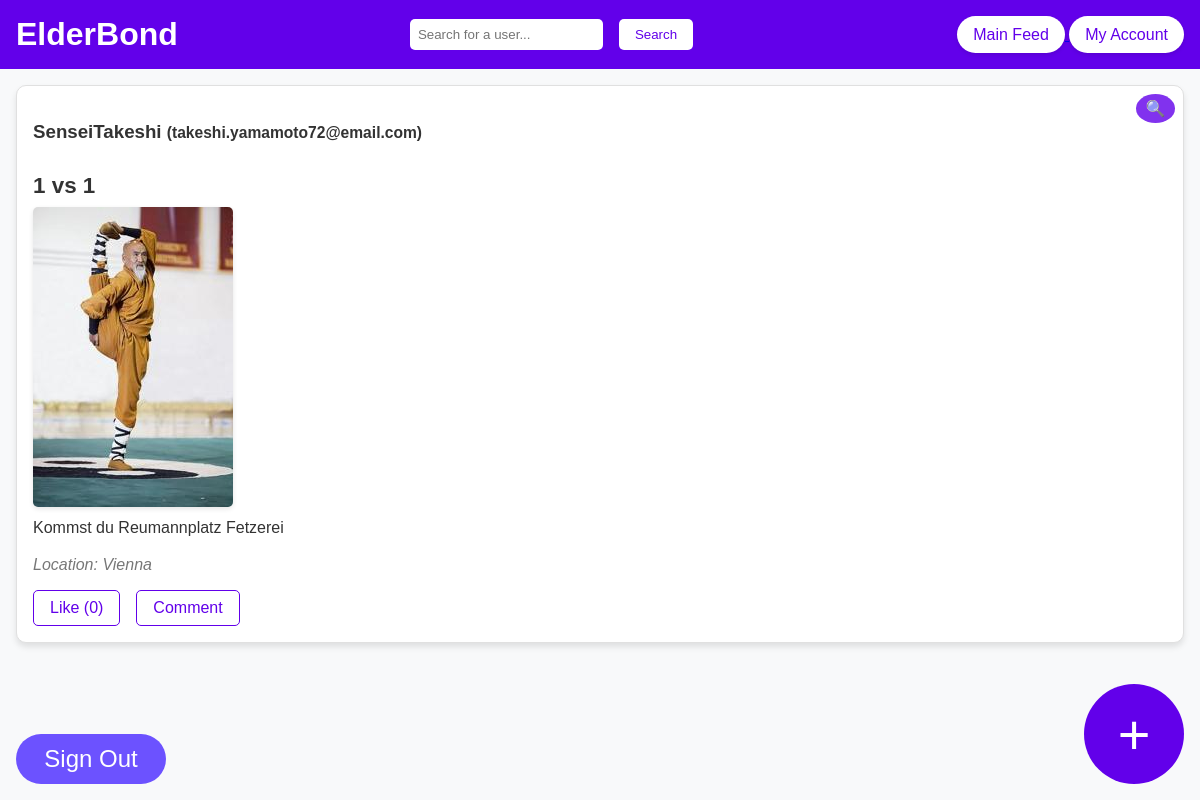
Screenshot of /account (signed in) with the database file from the repository.
### tables this page shows
CREATE TABLE UserTable (
                id INTEGER PRIMARY KEY AUTOINCREMENT,
                username TEXT UNIQUE NOT NULL,
                email TEXT UNIQUE NOT NULL,
                password TEXT NOT NULL
            );

CREATE TABLE ContentTable (
                id INTEGER PRIMARY KEY AUTOINCREMENT,
                user_id INTEGER NOT NULL,
                title TEXT NOT NULL,
                text TEXT,
                image TEXT,
                location TEXT,
                reduced_image TEXT,
                time TIMESTAMP DEFAULT CURRENT_TIMESTAMP,
                FOREIGN KEY (user_id) REFERENCES UserTable (id)
            );

### ElderBond.py (the view)
@app.route('/account', methods=['GET'])
def user_account():
    if "user_id" in session:
        user_id = session['user_id']
        user_content = db.get_content_by_user(user_id)
        user = db.get_user_by_id(user_id)
        return render_template('user_posts.html', content=user_content, logged_in=True, user=user)
    else:
        flash("You must be logged in to view your profile.")
        return redirect(url_for('login'))

### DataBase.py (called while the page is built)
    def get_user_by_id(self, user_id):
        conn = sqlite3.connect(self.db_name)
        cursor = conn.cursor()
        cursor.execute("SELECT * FROM UserTable WHERE id = ?", (user_id,))
        user = cursor.fetchone()
        conn.close()
        return user

    def get_content_by_user(self, user_id):
        conn = sqlite3.connect(self.db_name)
        cursor = conn.cursor()
        cursor.execute('''
            SELECT * FROM ContentTable WHERE user_id = ?
        ''', (user_id,))
        rows = cursor.fetchall()
        conn.close()
        return rows

### templates/user_posts.html (shortened to what this page needs)
<!DOCTYPE html>
<html lang="de">
<head>
</head>
<body>
    <div class="container">
        <header>
            <h1>ElderBond</h1>
            <form class="search-bar" action="/search_user" method="POST">
                <input type="text" name="username" placeholder="Search for a user..." required>
                <button type="submit">Search</button>
            </form>
            <div class="button-group">
                <a href="{{ url_for('home') }}">
                    <button class="feed-button">Main Feed</button>
                </a>
                <a href="{{ url_for('user_account') }}">
                    <button class="account-button">My Account</button>
                </a>
            </div>
        </header>
        <main>
            <div class="user-posts">
               {% for post in content %}
                    {% if post[1] == user[0] %}
                    <div class="post">
                      <h3>{{ user[1] }} <small>({{ user[2] }})</small></h3>
                        <h4>{{ post[2] }}</h4>
                        {% if post[6] %}
                            <div class="image-container">
                                <img src="{{ url_for('static', filename=post[6]) }}" alt="Image">
                                <button class="view-full-size" onclick="showFullSize('{{ url_for('static', filename=post[6]) }}')">🔍</button>
                            </div>
                        {% endif %}
                        <p>{{ post[3] }}</p>
                        <em>Location: {{ post[5] }}</em>
                        <div class="post-actions">
                            <button class="like-button" onclick="toggleLike(this)">
                                Like (<span class="like-count">0</span>)
                            </button>
                            <button class="comment-button">Comment</button>
                        </div>
                    </div>
                    {% endif %}
                    {% endfor %}
                </div>
        </main>
<div class="floating-buttons">
            <button class="add-post" onclick="openPostModal()">+</button>
        </div>
        <form action="{{ url_for('logout') }}" method="POST">
                <button class="sign-out">Sign Out</button>
            </form>
        </div>
</body>
</html>

### templates/user_posts.html (style rules this page uses)
body { font-family: Arial, sans-serif; margin: 0; padding: 0; background-color: #f8f9fa; color: #333; }
.container { display: flex; flex-direction: column; height: 100vh; }
header { background-color: #6200ea; color: #fff; padding: 1rem; display: flex; justify-content: space-between; align-items: center; }
header h1 { margin: 0; }
.search-bar { display: flex; gap: 1rem; margin-right: 2rem; }
.search-bar input { padding: 0.5rem; border: none; border-radius: 5px; }
.search-bar button { padding: 0.5rem 1rem; border: none; border-radius: 5px; background-color: #fff; color: #6200ea; cursor: pointer; }
.account-button { background-color: #fff; color: #6200ea; border: none; padding: 0.6rem 1rem; border-radius: 25px; font-size: 1rem; cursor: pointer; box-shadow: 0 2px 4px rgba(0, 0, 0, 0.1); transition: background-color 0.3s ease, color 0.3s ease; }
main { flex: 1; overflow-y: auto; padding: 1rem; }
.user-posts { display: flex; flex-direction: column; gap: 1rem; }
.post { border: 1px solid #e0e0e0; border-radius: 10px; background: #ffffff; padding: 1rem; margin-bottom: 1rem; box-shadow: 0px 4px 6px rgba(0, 0, 0, 0.1); position: relative; }
.post h4 { font-size: 1.4rem; margin-bottom: 0.5rem; color: #333; }
.post img { display: block; max-width: 100%; height: auto; margin: 0.5rem 0; border-radius: 5px; box-shadow: 0 2px 5px rgba(0, 0, 0, 0.1); position: relative; }
.post .view-full-size { position: absolute; top: 0.5rem; right: 0.5rem; font-size: 1rem; padding: 0.3rem 0.6rem; background-color: #6200ea; color: #fff; border: none; border-radius: 50%; cursor: pointer; transition: background-color 0.3s ease, opacity 0.3s ease; opacity: 0.8; }
.post p { font-size: 1rem; line-height: 1.6; margin-top: 0.5rem; }
.post em { display: block; margin-top: 0.5rem; font-style: italic; color: #777; }
.post-actions { display: flex; gap: 1rem; margin-top: 1rem; }
.like-button, .comment-button { padding: 0.5rem 1rem; border: 1px solid #6200ea; border-radius: 5px; background-color: #fff; color: #6200ea; font-size: 1rem; cursor: pointer; transition: background-color 0.3s ease, color 0.3s ease; }
.floating-buttons { position: fixed; bottom: 1rem; right: 1rem; display: flex; flex-direction: column; gap: 1rem; }
.sign-out { width: 150px; height: 50px; background-color: #6c52ff; color: white; border: none; padding: 0.5rem 1rem; border-radius: 50px; cursor: pointer; position: fixed; bottom: 1rem; left: 1rem; font-size: 1.5rem; }
.add-post { width: 100px; height: 100px; background-color: #6200ea; color: #fff; font-size: 3.5rem; border: none; padding: 0.5rem 1rem; border-radius: 50%; cursor: pointer; }
.feed-button { margin-right: -50em; background-color: #fff; color: #6200ea; border: none; padding: 0.6rem 1rem; border-radius: 25px; font-size: 1rem; cursor: pointer; box-shadow: 0 2px 4px rgba(0, 0, 0, 0.1); transition: background-color 0.3s ease, color 0.3s ease; }
.feed-button, .account-button { margin: 0; }

### rows the page displays
ContentTable: title "1 vs 1", reduced_image (picture), text "Kommst du Reumannplatz Fetzerei", location "Vienna"
UserTable: username "SenseiTakeshi", email "takeshi.yamamoto72@email.com"
